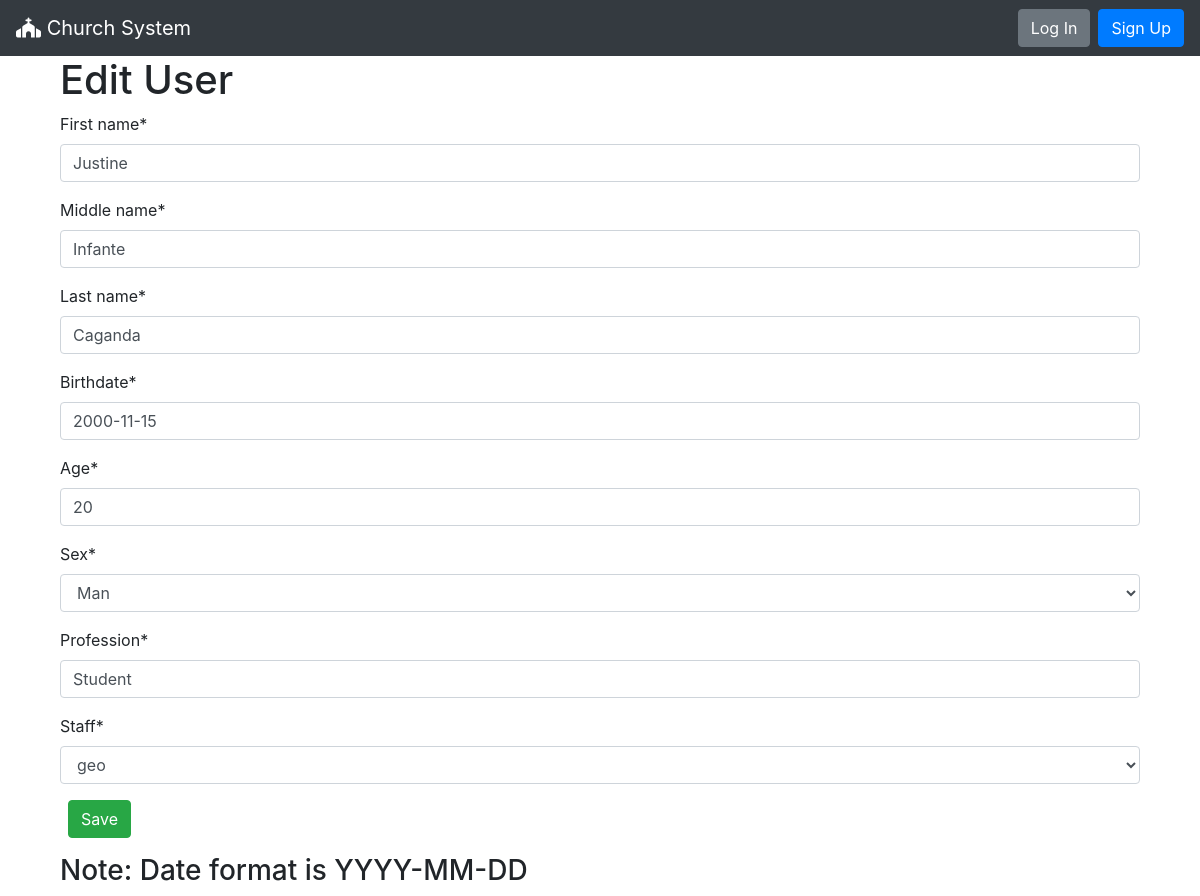
The app's page /user/4/edit/ (signed in) with its own data.
### user/models.py (models this page shows, shortened)
class User(models.Model):
    class Sex(models.TextChoices):
        MAN = 'M', ('Man')
        WOMAN = 'F', ('Woman')
    first_name = models.CharField(max_length=50)
    middle_name = models.CharField(max_length=50)
    last_name = models.CharField(max_length=50)
    birthdate = models.DateField()
    age = models.IntegerField()
    sex = models.CharField(max_length=1, choices=Sex.choices, null=True)
    profession = models.CharField(max_length=50)
    staff = models.ForeignKey(Staff, on_delete=models.PROTECT)

### user/views.py (the view)
# urls.py: path('<int:pk>/edit/', UserUpdateView.as_view(), name='user_edit'),
class UserUpdateView(LoginRequiredMixin, UpdateView):
    model = User
    fields = ('first_name', 'middle_name', 'last_name', 'birthdate', 'age', 'sex', 'profession', 'staff')
    template_name = 'user_edit.html'

### staff/models.py (called while the page is built)
    def __str__(self):
        return f'{self.username}'

### templates/user_edit.html (shortened to what this page needs)
{% extends 'base.html' %}
{% load crispy_forms_tags %}
{% block content %}
    <div class="container">
        <h1>Edit User</h1>
        <form action="" method="post">
            <div class="form-group">
                {{ form|crispy }}
                <button class="btn btn-success ml-2" type="submit">Save</button>
            </div>
            <h3>Note: Date format is YYYY-MM-DD</h3>
        </form>
    </div>
{% endblock content %}

### records on screen
User: first_name "Justine", middle_name "Infante", last_name "Caganda", birthdate "2000-11-15", age "20", sex "Man", profession "Student", staff "geo"
